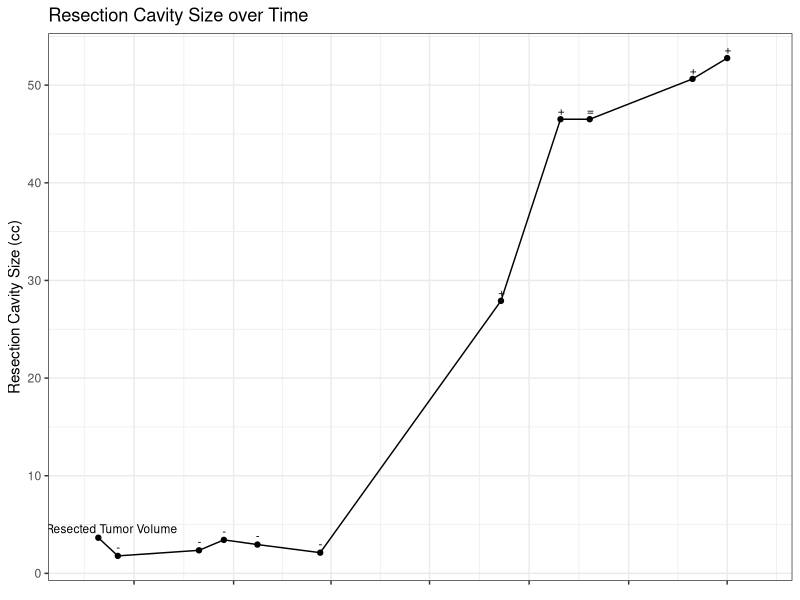
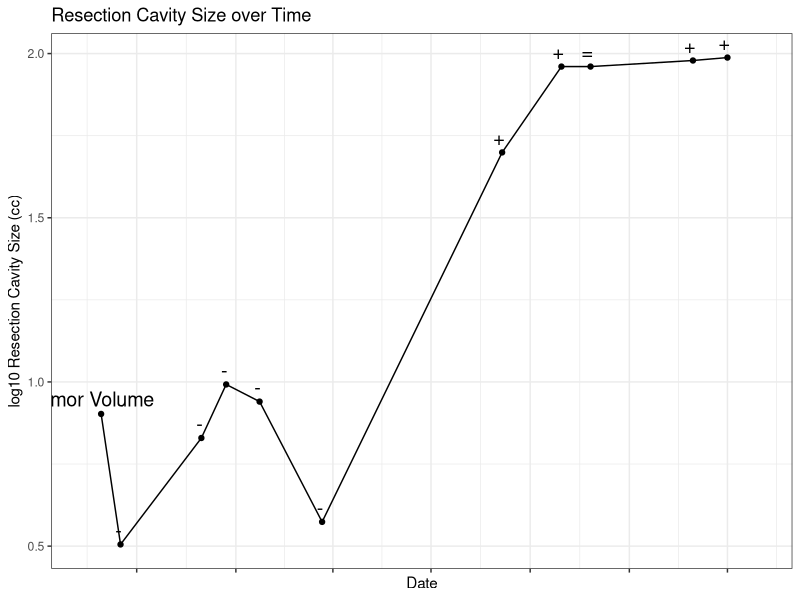
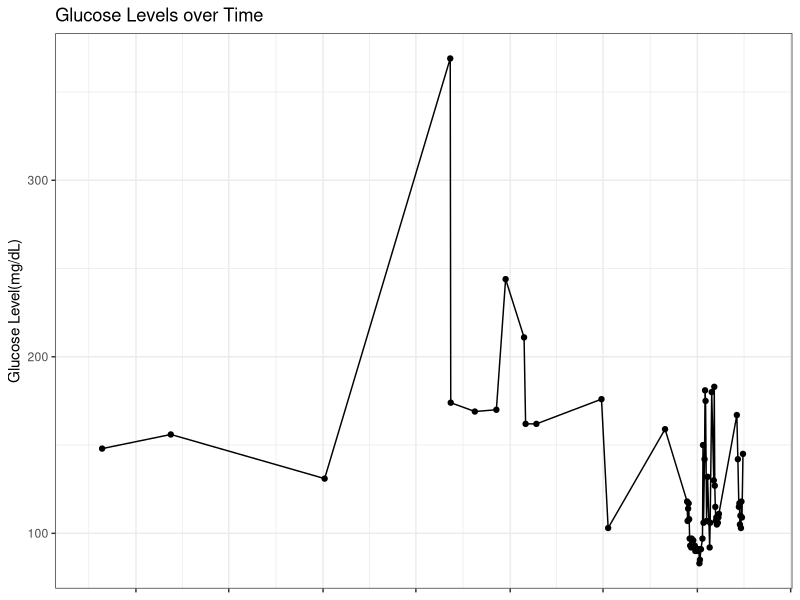
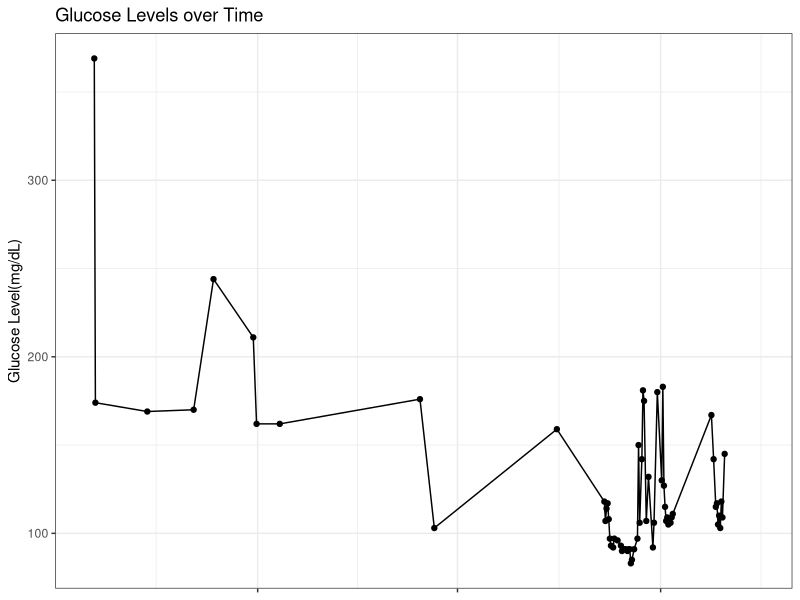
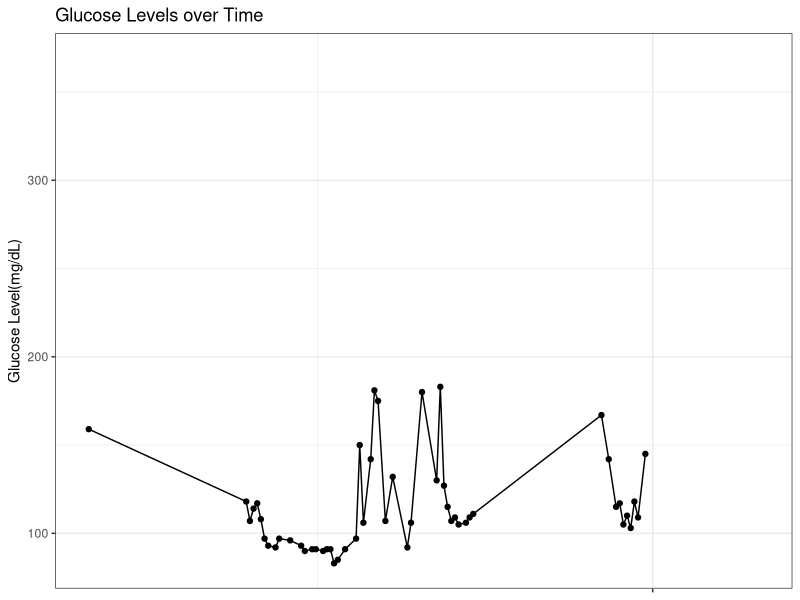
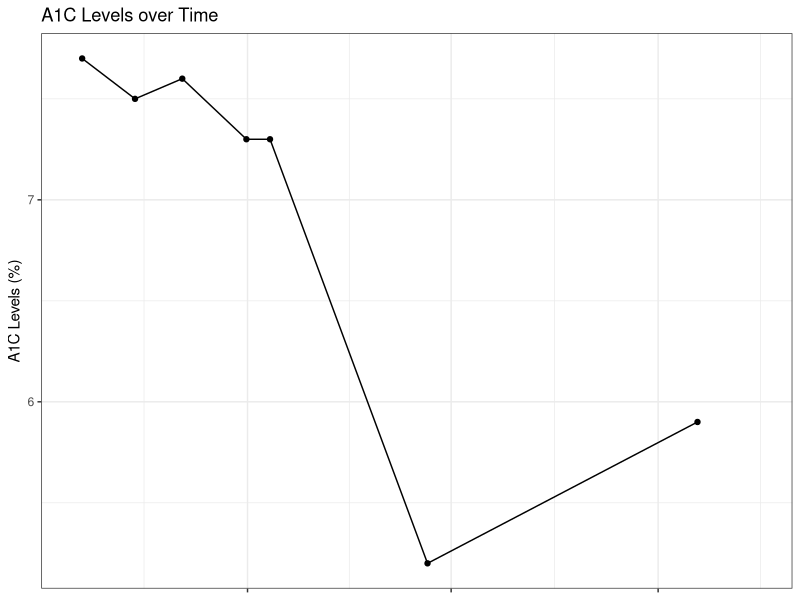
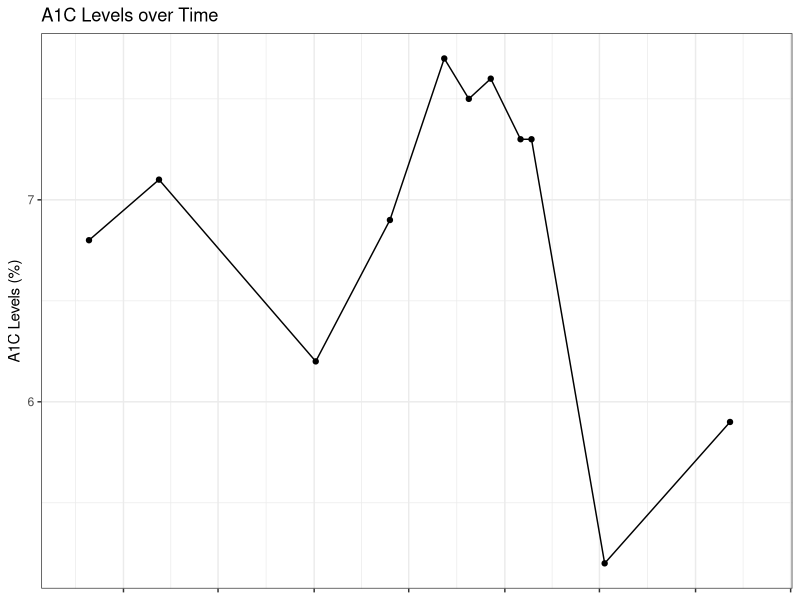
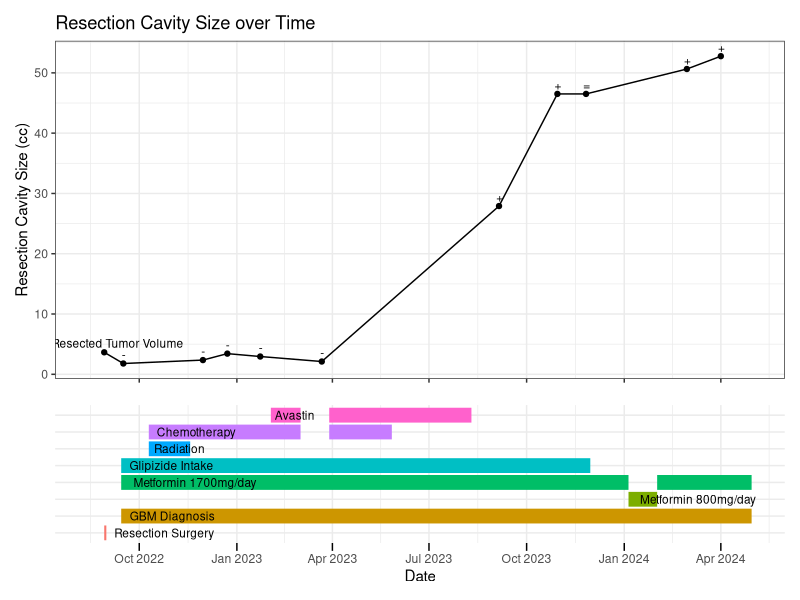

Recreate these plots in R, in order.
library(cowplot)
library(dplyr)
library(ggplot2)
library(lubridate)
library(dplyr)
library(mgcv)
library(gridExtra)
library(patchwork)

create_plot_grid <- function(plot1, plot2, mo_breaks, xlims) {
  if (!inherits(plot1, "gg")) {
    stop("plot1 is not a valid ggplot object.")
  }

  # check if plot1 has been built successfully
  plot1_build <- ggplot_build(plot1)
  if (is.null(plot1_build)) {
    stop("failed to build plot1.")
  }
  # Apply x-axis limits to plot2
  timeline_plot_spec <- plot2 + 
    scale_x_date(
      limits = xlims,
      breaks = mo_breaks, 
      date_labels = "%b %Y") +
    theme(axis.ticks.x = element_line(color = "black"), 
          axis.ticks.length = unit(0.2, "cm"))
 
  grid <- plot_grid(plot1, timeline_plot_spec, ncol = 1, align = "v", axis = "l", rel_heights = c(2, 1)) +
    plot_layout(heights = c(2, 1), nrow = 1, ncol = 1)
  
  return(grid)
}

# data manipulation
df1 <- read.csv("tumorBurden4.csv")
df1$Date <- as.Date(mdy(df1$Date))

df2 <- read.csv("glucoseLevels.csv")
df2$Date <- as.Date(mdy(df2$Date))

df3 <- read.csv("a1cLevels.csv")
df3$Date <- as.Date(mdy(df3$Date))

df4 <- read.csv("treatmentChanges.csv")
df4$Start1 <- as.Date(df4$Start1, format = "%m/%d/%Y")
df4$End1 <- as.Date(df4$End1, format = "%m/%d/%Y")
df4$Start2 <- as.Date(df4$Start2, format = "%m/%d/%Y")
df4$End2 <- as.Date(df4$End2, format = "%m/%d/%Y")

df5 <- read.csv("glucoseXSTimeline.csv")
df5$Start1 <- as.Date(df5$Start1, format = "%m/%d/%Y")
df5$End1 <- as.Date(df5$End1, format = "%m/%d/%Y")
df5$Start2 <- as.Date(df5$Start2, format = "%m/%d/%Y")
df5$End2 <- as.Date(df5$End2, format = "%m/%d/%Y")

merged_df <- merge(merge(df1, df2, by = "Date", all = TRUE), df3, by = "Date", all = TRUE)

# plots
desired_order <- c("Resection Surgery", "GBM Diagnosis", "Metformin 800mg/day", "Metformin 1700mg/day" , "Glipizide Intake", "Radiation", "Chemotherapy", "Avastin")
df4$Treatment <- factor(df4$Treatment, levels = desired_order)
timeline_plot <- ggplot(df4, aes(y = Treatment, color = Treatment)) +
  geom_segment(aes(x = Start1, xend = End1, yend = Treatment), size = 5) +
  geom_segment(aes(x = Start2, xend = End2, yend = Treatment), size = 5) +  
  geom_text(aes(x = Start1, label = Treatment), vjust = 0.5, hjust = -0.1, size = 3, color = "black") +
  labs(x = "Date",
       y = element_blank(),
       color = "Treatment") +
  theme_minimal() +
  theme(legend.position = "none",
        axis.text.y = element_blank(),
        axis.ticks.y = element_blank(),
        axis.title.y = element_text(size = 12)) +
  xlim(as.Date("2020-10-01"), as.Date("2024-4-30"))
#df4 <- df4[, !(names(df4) %in% c("GapStart", "GapEnd"))]

df5$Treatment <- factor(df5$Treatment, levels = desired_order)
timeline_plot_xs <- ggplot(df5, aes(y = Treatment, color = Treatment)) +
  geom_segment(aes(x = Start1, xend = End1, yend = Treatment), size = 5) +
  geom_segment(aes(x = Start2, xend = End2, yend = Treatment), size = 5) +  
  geom_text(aes(x = Start1, label = Treatment), vjust = 0.5, hjust = -0.1, size = 3, color = "black") +
  labs(x = "Date",
       y = element_blank(),
       color = "Treatment") +
  theme_minimal() +
  theme(legend.position = "none",
        axis.text.y = element_blank(),
        axis.ticks.y = element_blank(),
        axis.title.y = element_text(size = 12)) +
  xlim(as.Date("2023-10-30"), as.Date("2024-4-30"))

resectionCavity <- ggplot(data = df1, aes(x = Date, y = EllipResection)) +
  geom_point() +
  geom_line() +
  geom_text(aes(label = FLAIR), vjust = -0.5, hjust = .4, size = 3) +
  labs(x = element_blank(), y = "Resection Cavity Size (cc)") +  
  ggtitle("Resection Cavity Size over Time") +  
  theme_bw() + 
  theme(axis.text.x = element_blank()) +
  scale_x_date(
    limits = c(as.Date("2022-08-14"), as.Date("2024-04-30")),
    breaks = "3 months", 
    date_labels = "%b %Y")

resectionCavityLog <- ggplot(data = df1, aes(x = Date, y = log)) +
  geom_point() +
  geom_line() +
  geom_text(aes(label = FLAIR), vjust = -0.5, hjust = 0.75, size = 5) +
  labs(x = "Date", y = "log10 Resection Cavity Size (cc)") +  
  ggtitle("Resection Cavity Size over Time") +  
  theme_bw() + 
  theme(axis.text.x = element_blank()) +
  scale_x_date(
    limits = c(as.Date("2022-08-14"), as.Date("2024-04-30")),
    breaks = "3 months", 
    date_labels = "%b %Y")

# xlim(as.Date("2022-08-14"), as.Date("2023-4-30"))

glucoseLevelsLong <- ggplot(data = df2, aes(x = Date, y = ReadingGlucose)) +
  geom_point() +
  geom_line() +
  labs(x = "Date", y = "Glucose Level(mg/dL)") +  
  ggtitle("Glucose Levels over Time") +  
  theme_bw() + 
  theme(axis.text.x = element_blank(),
        axis.title.x = element_blank()) +
  scale_x_date(limits = c(as.Date("2020-10-01"), as.Date("2024-04-30")),
                breaks = "6 months", 
                date_labels = "%b %Y")


glucoseLevelsShort <- ggplot(data = df2, aes(x = Date, y = ReadingGlucose)) +
  geom_point() +
  geom_line() +
  labs(x = "Date", y = "Glucose Level(mg/dL)") +  
  ggtitle("Glucose Levels over Time") +  
  theme_bw() + 
  theme(axis.text.x = element_blank(),
        axis.title.x = element_blank()) +
  scale_x_date(limits = c(as.Date("2022-09-01"), as.Date("2024-04-30")),
               breaks = "6 months", 
               date_labels = "%b %Y")

glucoseLevelsXShort <- ggplot(data = df2, aes(x = Date, y = ReadingGlucose)) +
  geom_point() +
  geom_line() +
  labs(x = "Date", y = "Glucose Level(mg/dL)") +  
  ggtitle("Glucose Levels over Time") +  
  theme_bw() + 
  theme(axis.text.x = element_blank(),
        axis.title.x = element_blank()) +
  scale_x_date(limits = c(as.Date("2023-10-30"), as.Date("2024-04-30")),
               breaks = "6 months", 
               date_labels = "%b %Y")

a1cLevelsShort <- ggplot(data = df3, aes(x = Date, y = A1C)) +
  geom_point() +
  geom_line() +
  labs(x = "Date", y = "A1C Levels (%)") +  
  ggtitle("A1C Levels over Time") +  
  theme_bw() + 
  theme(axis.text.x = element_blank(),
        axis.title.x = element_blank()) +
  scale_x_date(limits = c(as.Date("2022-09-01"), as.Date("2024-04-30")),
               breaks = "6 months", 
               date_labels = "%b %Y")

a1cLevelsLong <- ggplot(data = df3, aes(x = Date, y = A1C)) +
  geom_point() +
  geom_line() +
  labs(x = "Date", y = "A1C Levels (%)") +  
  ggtitle("A1C Levels over Time") +  
  theme_bw() + 
  theme(axis.text.x = element_blank(),
        axis.title.x = element_blank()) +
  scale_x_date(limits = c(as.Date("2020-10-01"), as.Date("2024-04-30")),
               breaks = "6 months", 
               date_labels = "%b %Y")


timeline_plot_res <- timeline_plot +  
  scale_x_date(
  limits = c(as.Date("2022-08-14"), as.Date("2024-04-30")),
  breaks = "3 months", 
  date_labels = "%b %Y") +
  theme(axis.ticks.x = element_line(color = "black"), 
        axis.ticks.length = unit(0.2, "cm"))

timeline_plot_gluC <- timeline_plot +
  scale_x_date(
    limits = c(as.Date("2020-10-01"), as.Date("2024-04-30")),
    breaks = "6 months", 
    date_labels = "%b %Y") +
  theme(axis.ticks.x = element_line(color = "black"), 
        axis.ticks.length = unit(0.2, "cm"))



rc_plot_grid <- create_plot_grid(resectionCavity, timeline_plot, '3 months',  c(as.Date("2022-08-14"), as.Date("2024-04-30")))

gl_plot_grid <- create_plot_grid(glucoseLevelsLong, timeline_plot, '6 months', c(as.Date("2020-10-01"), as.Date("2024-04-30"))) 

gls_plot_grid <- create_plot_grid(glucoseLevelsShort, timeline_plot, '6 months', c(as.Date("2022-09-01"), as.Date("2024-04-30")))

glxs_plot_grid <- create_plot_grid(glucoseLevelsXShort, timeline_plot_xs, '6 months', c(as.Date("2023-10-30"), as.Date("2024-04-30")))

a1cs_plot_grid <- create_plot_grid(a1cLevelsShort, timeline_plot, '6 months',  c(as.Date("2022-09-01"), as.Date("2024-04-30")))

a1cl_plot_grid <- create_plot_grid(a1cLevelsLong, timeline_plot, '6 months',  c(as.Date("2020-10-01"), as.Date("2024-04-30")))


# save all plots
plots <- list(resectionCavity = resectionCavity, 
              resectionCavityLog = resectionCavityLog, 
              glucoseLevelsLong = glucoseLevelsLong, 
              glucoseLevelsShort = glucoseLevelsShort, 
              glucoseLevelsXShort = glucoseLevelsXShort, 
              a1cLevelsShort = a1cLevelsShort,
              a1cLevelsLong = a1cLevelsLong
              )

plot_grids <- list(resectionCavity = rc_plot_grid, 
                   glucoseLevelsLong = gl_plot_grid, 
                   glucoseLevelsShort = gls_plot_grid, 
                   glucoseLevelsXShort = glxs_plot_grid, 
                   a1cLevelsShort = a1cs_plot_grid,
                   a1cLevelsLong = a1cl_plot_grid
)

plot_dir <- "C:/Users/hanna/Desktop/school/Honors Thesis"
if (!file.exists(plot_dir)) {
  dir.create(plot_dir)
}
for (name in names(plots)) {
  plot = plots[[name]]
  filename <- file.path(plot_dir, paste0(name, ".png")) 
  ggsave(filename, plot = plot, width = 10, height = 6, units = "in")
}

for (name in names(plot_grids)) {
  plot = plot_grids[[name]]
  filename <- file.path(plot_dir, paste0(name, "_grid.png")) 
  ggsave(filename, plot = plot, width = 10, height = 6, units = "in")
}

# statistical analysis
merged_df$MonthYear <- format(merged_df$Date, "%Y-%m")
aggregated_df <- merged_df %>%
  group_by(MonthYear) %>%
  summarise(AvgEllipResection = mean(EllipResection, na.rm = TRUE),
            AvgReadingGlucose = mean(ReadingGlucose, na.rm = TRUE),
            AvgA1C = mean(A1C, na.rm = TRUE))
#write.csv(aggregated_df, "aggregated_data.csv", row.names = FALSE)

df6 <- read.csv("aggregatedData2.csv")
df6$Date <- as.Date(mdy(df6$AvgDate))

correlation_glucose <- cor(df6$AvgEllipRes, df6$AvgGlucose, use = "complete.obs")
print(paste0("Correlation between resection cavity size and glucose levels: ", round(correlation_glucose, 2)))
cor_test_glucose <- cor.test(df6$AvgEllipRes, df6$AvgGlucose)
print(paste("p-value:", cor_test_glucose$p.value))

correlation_a1c <- cor(df6$AvgEllipRes, df6$AvgA1C2, use = "complete.obs")
print(paste0("Correlation between resection cavity size and A1C levels: ", round(correlation_a1c, 2)))
cor_test_a1c <- cor.test(df6$AvgEllipRes, df6$AvgA1C2)
print(paste("p-value:", cor_test_a1c$p.value))

#data frame for glucose - omits NA values 
df6_clean1 <- na.omit(df6[, c("AvgEllipRes", "AvgGlucose")])

#linear fit equation for glucose v resection cavity size
lm_model_glucose <- lm(AvgGlucose ~ AvgEllipRes, data = df6_clean1)
coef_glucose <- coef(lm_model_glucose)
intercept_glucose <- coef_glucose[1]
slope_glucose <- coef_glucose[2]
equation_glucose <- paste("y =", round(slope_glucose, 2), "x +", round(intercept_glucose, 2))

#correlation plot for glucose v resection cavity size
correlation_glucose_plot <- ggplot(df6_clean1, aes(x = AvgEllipRes, y = AvgGlucose)) +
  geom_point() +
  geom_line()+
  geom_smooth(method = "lm", se = FALSE, color = "blue") +
  geom_text(x = max(df6_clean1$AvgEllipRes), y = max(df6_clean1$AvgGlucose), label = equation_glucose, hjust = 1, vjust = 1, color = "blue") +  
  labs(title = "Relationship between Resection Cavity Size and Glucose Levels", x = "Resection Cavity Size (cc)", y = "Glucose Levels (mg/dL)") +
  theme_minimal()
correlation_glucose_label <- paste("Correlation =", round(correlation_glucose, 2), ", p-value =", round(cor_test_glucose$p.value, 2))
correlation_glucose_plot <- correlation_glucose_plot +
  annotate("text", x = max(df6_clean1$AvgEllipRes), y = max(df6_clean1$AvgGlucose), label = equation_glucose, hjust = 1, vjust = 1, color = "blue") +
  annotate("text", x = max(df6_clean1$AvgEllipRes), y = max(df6_clean1$AvgGlucose) - 20, label = correlation_glucose_label, hjust = 1, vjust = 1, color = "blue")

ggsave("correlation_glucose_plot.png", correlation_glucose_plot, width = 8, height = 6, units = "in", dpi = 300, bg = "white")

#data frame for a16 - omits NA values 
df6_clean2 <- na.omit(df6[, c("AvgEllipRes", "AvgA1C2")])

#linear fit equation for a1c v resection cavity size
lm_model_a1c <- lm(AvgA1C2 ~ AvgEllipRes, data = df6_clean2)
coef_a1c <- coef(lm_model_a1c)
intercept_a1c <- coef_a1c[1]
slope_a1c <- coef_a1c[2]
equation_a1c <- paste("y =", round(slope_a1c, 2), "x +", round(intercept_a1c, 2))

#correlation plot for a1c v resection cavity size
correlation_a1c_plot <- ggplot(df6_clean2, aes(x = AvgEllipRes, y = AvgA1C2)) +
  geom_point() +
  geom_line() +
  geom_smooth(method = "lm", se = FALSE, color = "blue") +
  geom_text(x = max(df6_clean2$AvgEllipRes), y = max(df6_clean2$AvgA1C2), label = equation_a1c, hjust = 1, vjust = 1, color = "blue") +  
  labs(title = "Relationship between Resection Cavity Size and A1C Levels", x = "Resection Cavity Size (cc)", y = "A1C Levels (%)") +
  theme_minimal()
correlation_a1c_label <- paste("Correlation =", round(correlation_a1c, 2), ", p-value =", round(cor_test_a1c$p.value, 2))
correlation_a1c_plot <- correlation_a1c_plot +
  annotate("text", x = max(df6_clean2$AvgEllipRes), y = max(df6_clean2$AvgA1C2), label = equation_a1c, hjust = 1, vjust = 1, color = "blue") +
  annotate("text", x = max(df6_clean2$AvgEllipRes), y = max(df6_clean2$AvgA1C2) - 0.5, label = correlation_a1c_label, hjust = 1, vjust = 1, color = "blue")

ggsave("correlation_a1c_plot.png", correlation_a1c_plot, width = 8, height = 6, units = "in", dpi = 300, bg = "white")
